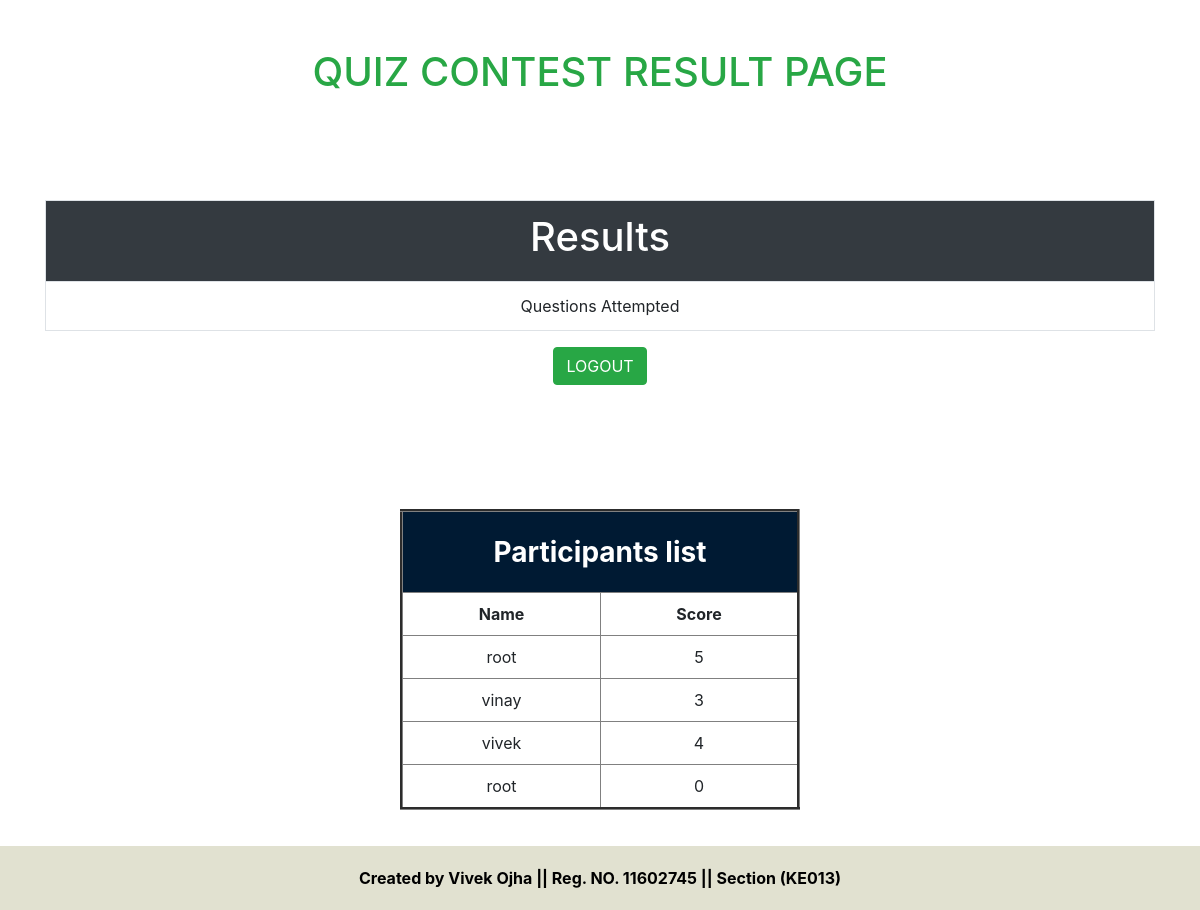
The page /checked.php on the database its author committed.
### tables this page shows
CREATE TABLE `user` (
  `uid` int(250) NOT NULL,
  `username` varchar(250) NOT NULL,
  `totalques` int(250) NOT NULL,
  `answerscorrect` int(250) NOT NULL
);

### checked.php (the view, shortened to what this page needs)
<?php
   $con = mysqli_connect('localhost','root');
   	mysqli_select_db($con,'quizdb');
   ?>
<!DOCTYPE html>
<html>
   <head>
      <link rel="stylesheet" href="https://maxcdn.bootstrapcdn.com/bootstrap/4.0.0/css/bootstrap.min.css">
   </head>
   <body>
     <div class="container text-center" >
     	<br><br>
    	<h1 class="text-center text-success text-uppercase animateuse" > Quiz Contest Result Page</h1>
    	<br><br><br><br>
      <table class="table text-center table-bordered table-hover">
      	<tr>
      		<th colspan="2" class="bg-dark"> <h1 class="text-white"> Results </h1></th>
      	</tr>
      	<tr>
		      	<td>
		      		Questions Attempted
		      	</td>
              </tr>
      </table>
      	<a href="logout.php" class="btn btn-success"> LOGOUT </a>
        <br>
        <br>
      </div>
      <div>
            <?php
              $tbquery= "select *  from user ";
              $qfire=mysqli_query($con,$tbquery);
              ?>
          <table align="center" class=" text-center table-hover" style="margin-bottom: 100px; margin-top: 100px; width: 400px; line-height: 40px;" border="3px">
            <tr>
              <th style="font-weight: bold; padding: 20px; background-color: #001a33; font-size: 28px; color: white; " colspan="2">Participants list</th>
            </tr>
            <tr>
              <th> Name </th>
              <th> Score </th>
            </tr>
            <?php
              while ($rows= mysqli_fetch_assoc($qfire)) {
                ?>
              <tr>
                <td><?php echo $rows['username']; ?></td>
                <td><?php echo $rows['answerscorrect']; ?></td>
              </tr>
            <?php
            }
            ?>
          </table>
      </div>
<div class="footer">
    <footer>
             Created by Vivek Ojha || Reg. NO. 11602745 || Section (KE013)
         </footer>
</div>
   </body>
</html>

### checked.php (style rules this page uses)
.animateuse { animation: leelaanimate 0.5s infinite; }
.footer { position: fixed; padding: 20px; left: 0; bottom: 0; font-weight: bold; width: 100%; background-color: #e1e1d0; color: black; text-align: center; }

### rows shown on the page
user: username "root", answerscorrect "5"
user: username "vinay", answerscorrect "3"
user: username "vivek", answerscorrect "4"
user: username "root", answerscorrect "0"
